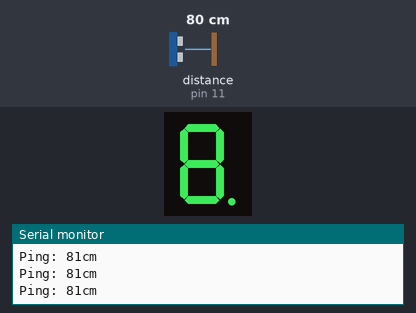
This sketch was run on a simulated Arduino Leonardo, built with avr-gcc and run on an emulated ATmega32U4. On the bench: 1-digit seven-segment display, the last lines printed to the serial monitor. Wiring (inferred from the names in the program): 1-digit 7-segment display, segments lit when LOW: segments pin 2, pin 3, pin 4, pin 5, pin 6, pin 7, pin 8, pin 9. The test bench sets the inputs (shaded band); at power-on: distance to the obstacle (sensor on pin 11) 80 cm. The echo pulse lasts 58.3 µs per cm; the segment pins are drawn as the display they are named for.

Above: at 1.2 s.
1.3 s: distance to the obstacle (sensor on pin 11) set to 2 cm
At 2.3 s:
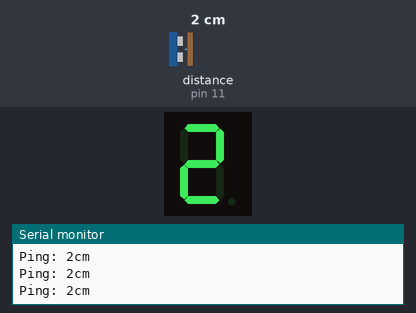
2.8 s: distance to the obstacle (sensor on pin 11) set to 4 cm
At 4.0 s:
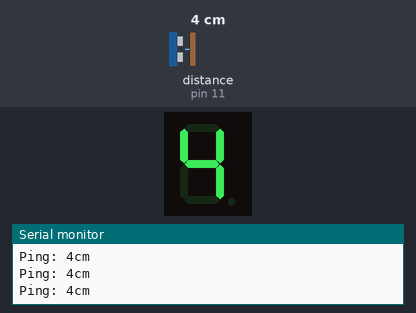
4.3 s: distance to the obstacle (sensor on pin 11) set to 9 cm
At 4.8 s:
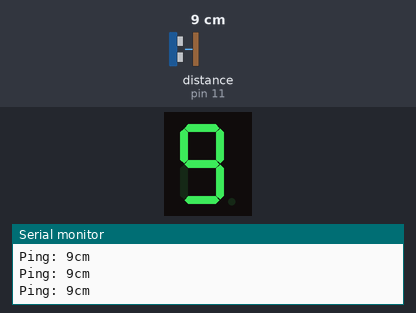
5.8 s: distance to the obstacle (sensor on pin 11) set to 18 cm
At 6.5 s:
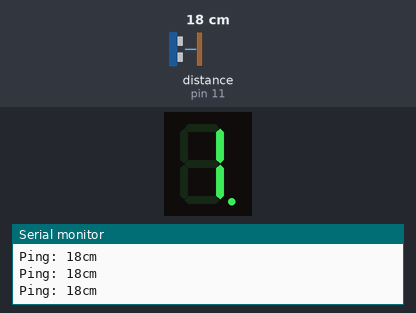
7.3 s: distance to the obstacle (sensor on pin 11) set to 35 cm
At 8.5 s:
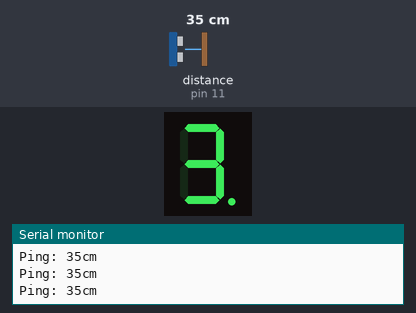
8.8 s: distance to the obstacle (sensor on pin 11) set to 60 cm
At 10.1 s:
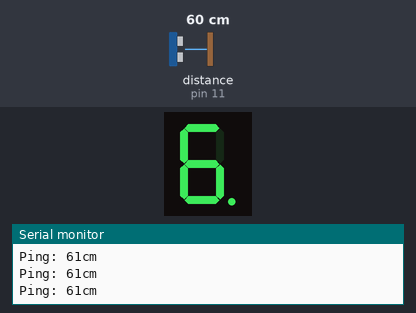
Timing chart, 0 to 11.3 s (numbered marks = the images above; inputs shaded):
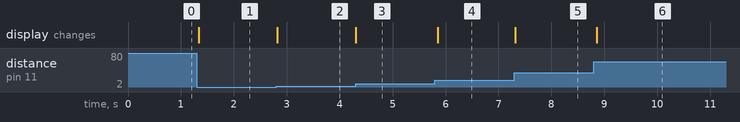

Measured:
- after the input at 1.3 s, the display: changes at once (image 1)
- after the input at 2.8 s, the display: changes at once (image 2)
- after the input at 4.3 s, the display: changes at once (image 3)
- after the input at 5.8 s, the display: changes after 0.05 s (image 4)
- after the input at 7.3 s, the display: changes at once (image 5)
- after the input at 8.8 s, the display: changes after 0.06 s (image 6)

The sketch:

arduino_distance_sensor_newPing_library.ino
```cpp
// ---------------------------------------------------------------------------
// Example NewPing library sketch that does a ping about 20 times per second.
// ---------------------------------------------------------------------------

#include <NewPing.h>

#define TRIGGER_PIN  12  // Arduino pin tied to trigger pin on the ultrasonic sensor.
#define ECHO_PIN     11  // Arduino pin tied to echo pin on the ultrasonic sensor.
#define MAX_DISTANCE 200 // Maximum distance we want to ping for (in centimeters). Maximum sensor distance is rated at 400-500cm.
#define SEGA 2
#define SEGB 3
#define SEGC 4
#define SEGD 5
#define SEGE 6
#define SEGF 7
#define SEGG 8
#define DOT 9
#define ON LOW
#define OFF HIGH

NewPing sonar(TRIGGER_PIN, ECHO_PIN, MAX_DISTANCE); // NewPing setup of pins and maximum distance.


void setup() {
  pinMode(SEGA, OUTPUT);
  pinMode(SEGB, OUTPUT);
  pinMode(SEGC, OUTPUT);
  pinMode(SEGD, OUTPUT);
  pinMode(SEGE, OUTPUT);
  pinMode(SEGF, OUTPUT);
  pinMode(SEGG, OUTPUT);
  pinMode(DOT, OUTPUT);
  Serial.begin(115200); // Open serial monitor at 115200 baud to see ping results.
}

void loop() {
  delay(50);                      // Wait 50ms between pings (about 20 pings/sec). 29ms should be the shortest delay between pings.
  unsigned int uS = sonar.ping(); // Send ping, get ping time in microseconds (uS).
  Serial.print("Ping: ");
  int distance = uS / US_ROUNDTRIP_CM;
  Serial.print(distance); // Convert ping time to distance and print result (0 = outside set distance range, no ping echo)
  Serial.println("cm");
  mapDistance(distance);
}

void mapDistance(int distance) {
  //writeRawNum(OFF, OFF, OFF, OFF, OFF, OFF, OFF, OFF);
  if(distance <= 10 && distance >=0) {
    writeNumber(distance);
  } else if(distance < 0) {
    return;
  } else if(distance < 20) {
    writeNumber(10);
  } else if(distance < 30) {
    writeNumber(20);
  } else if(distance < 40) {
    writeNumber(30);
  } else if(distance < 50) {
    writeNumber(40);
  } else if(distance < 60) {
    writeNumber(50);
  } else if(distance < 70) {
    writeNumber(60);
  } else if(distance < 80) {
    writeNumber(70);
  } else if(distance < 90) {
    writeNumber(80);
  } else if(distance < 100) {
    writeNumber(90);
  }
}

void writeNumber(int num) {
  switch (num) {
    case 0:
      // a,b,c,d,e,f
      writeRawNum(ON, ON, ON, ON, ON, ON, OFF, OFF);
      break;
    case 1:
      // b,c
      writeRawNum(OFF, ON, ON, OFF, OFF, OFF, OFF, OFF);
      break;
    case 2:
      // a,b,d,e,g
      writeRawNum(ON, ON, OFF, ON, ON, OFF, ON, OFF);
      break;
    case 3:
      // a,b,c,d,g
      writeRawNum(ON, ON, ON, ON, OFF, OFF, ON, OFF);
      break;
    case 4:
      // b,c,f,g
      writeRawNum(OFF, ON, ON, OFF, OFF, ON, ON, OFF);
      break;
    case 5:
      // a,c,d,f,g
      writeRawNum(ON, OFF, ON, ON, OFF, ON, ON, OFF);
      break;
    case 6:
      // a,c,d,e,f,g
      writeRawNum(ON, OFF, ON, ON, ON, ON, ON, OFF);
      break;
    case 7:
      // a,b,c
      writeRawNum(ON, ON, ON, OFF, OFF, OFF, OFF, OFF);
      break;
    case 8:
      // a,b,c,d,e,f,g
      writeRawNum(ON, ON, ON, ON, ON, ON, ON, OFF);
      break;
    case 9:
      // a,b,c,d,f,g
      writeRawNum(ON, ON, ON, ON, OFF, ON, ON, OFF);
      break;
    case 10:
      // b,c
      writeRawNum(OFF, ON, ON, OFF, OFF, OFF, OFF, ON);
      break;
    case 20:
      // a,b,d,e,g
      writeRawNum(ON, ON, OFF, ON, ON, OFF, ON, ON);
      break;
    case 30:
      // a,b,c,d,g
      writeRawNum(ON, ON, ON, ON, OFF, OFF, ON, ON);
      break;
    case 40:
      // b,c,f,g
      writeRawNum(OFF, ON, ON, OFF, OFF, ON, ON, ON);
      break;
    case 50:
      // a,c,d,f,g
      writeRawNum(ON, OFF, ON, ON, OFF, ON, ON, ON);
      break;
    case 60:
      // a,c,d,e,f,g
      writeRawNum(ON, OFF, ON, ON, ON, ON, ON, ON);
      break;
    case 70:
      // a,b,c
      writeRawNum(ON, ON, ON, OFF, OFF, OFF, OFF, ON);
      break;
    case 80:
      // a,b,c,d,e,f,g
      writeRawNum(ON, ON, ON, ON, ON, ON, ON, ON);
      break;
    case 90:
      // a,b,c,d,f,g
      writeRawNum(ON, ON, ON, ON, OFF, ON, ON, ON);
      break;
  }
}

void writeRawNum(int a, int b, int c, int d, int e, int f, int g, int dot) {
  digitalWrite(SEGA, a);
  digitalWrite(SEGB, b);
  digitalWrite(SEGC, c);
  digitalWrite(SEGD, d);
  digitalWrite(SEGE, e);
  digitalWrite(SEGF, f);
  digitalWrite(SEGG, g);
  digitalWrite(DOT, dot);
}
```
